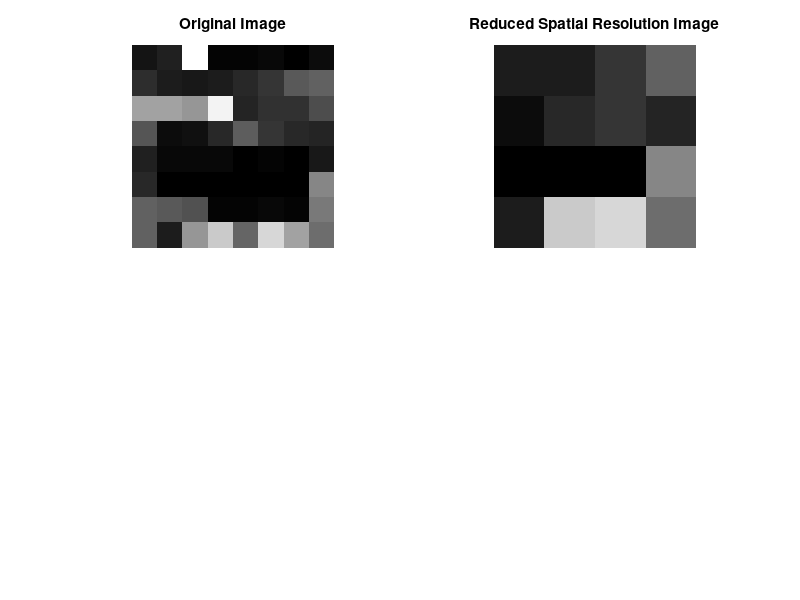

Write the MATLAB code that produced this figure. (Note: this script raises an error after producing the figure.)
clc;
clear all;
close all;

original_image  = uint8([20, 35, 255, 6, 7, 9, 0, 14; 
    45, 30, 26, 30, 42, 55, 90, 96;
    160, 160, 150, 240 36, 50, 49, 76;
    84, 15, 16, 42, 93, 52, 43, 39;
    33, 10, 11, 9, 3, 4, 0, 26;
    42, 2, 1, 0, 1, 1, 3, 135;
    96, 89, 82, 7, 6, 9, 5, 120;
    97, 29, 150, 200, 100, 215, 160, 110]);

figure;
subplot(2, 2, 1);
imshow(original_image);
title('Original Image');

new_r = 1;
new_c = 1;

for i = 1:8
    new_c = 1;
    for j = 1:8
        if(mod(j, 2) == 0)
            new_gray_1(new_r, new_c) = original_image(i, j);
            new_c = new_c + 1;
        end
    end
    if(mod(i, 2) == 0)
        new_r = new_r + 1;
    end
end

subplot(2, 2, 2);
imshow(new_gray_1);
title('Reduced Spatial Resolution Image');

lena_image = imread('lena_color_256.tif');
subplot(2, 2, 3);
imshow(lena_image);
title('Original Lena Image');

new_c_lena = 1;
new_r_lena = 1;

for i = 1:256
    new_c_lena = 1;
    for j = 1:256
        if(mod(j, 8) == 0)
            new_gray_2(new_r_lena, new_c_lena, :) = lena_image(i, j, :);
            new_c_lena = new_c_lena + 1;
        end
    end
    if(mod(i, 8) == 0)
        new_r_lena = new_r_lena + 1;
    end
end

subplot(2, 2, 4);
imshow(new_gray_2);
title('Reduced Resolution Lena Image');
